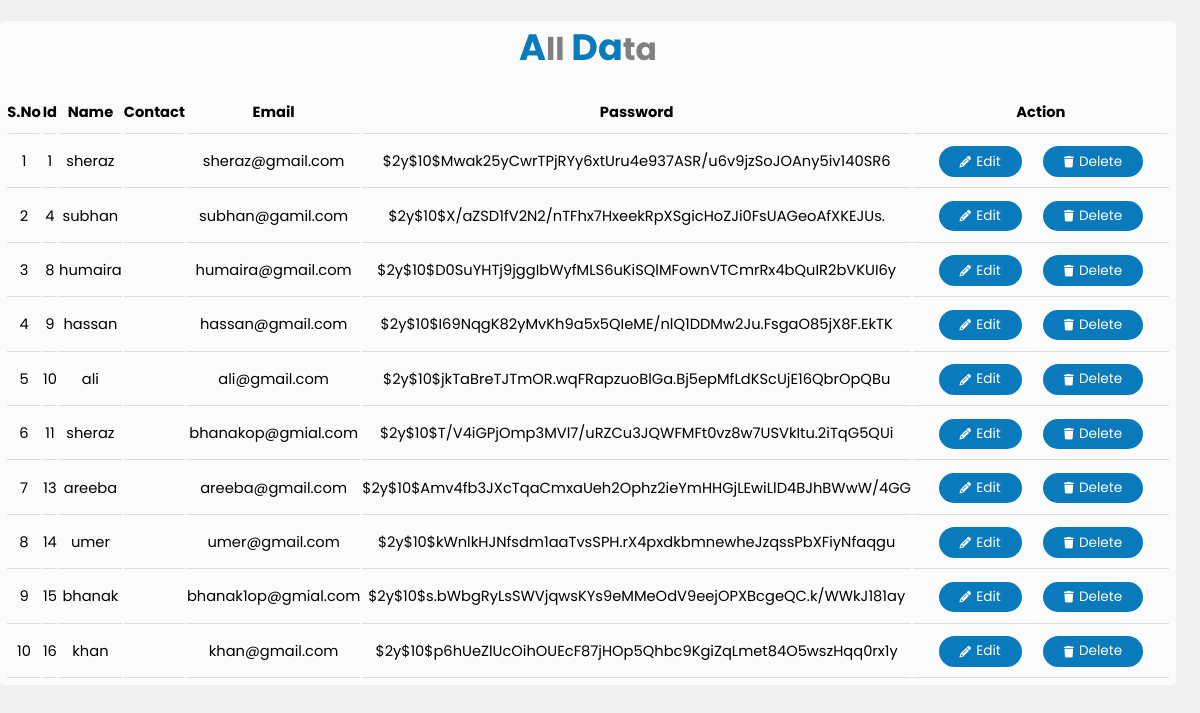
Before: /showData.php with the older database file.
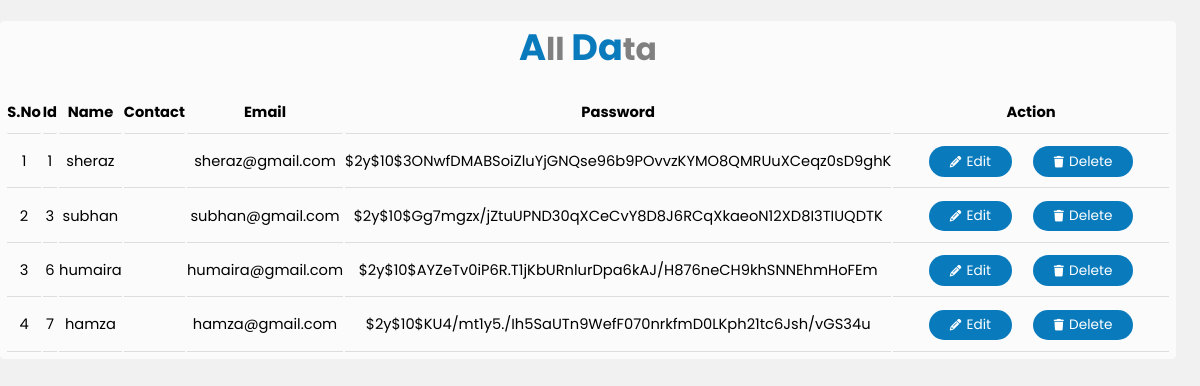
After: the same page with the newer database file.
### tables this page shows
CREATE TABLE `user` (
  `id` int(11) NOT NULL,
  `name` varchar(255) NOT NULL,
  `email` varchar(255) NOT NULL,
  `cnic` varchar(255) NOT NULL,
  `password` varchar(255) NOT NULL,
  `time` datetime NOT NULL DEFAULT current_timestamp()
);

### showData.php (the view, shortened to what this page needs)
<?php
require 'conn.php';
$selectQuery = "SELECT * FROM `user`";
$result = mysqli_query($conn,$selectQuery);
$row = mysqli_num_rows($result);
?>
<!doctype html>
<html lang="en">
  <head>
    <link rel="stylesheet" href="table.css">
    <link rel="stylesheet" href="https://cdnjs.cloudflare.com/ajax/libs/font-awesome/6.4.0/css/all.min.css  ">
  </head>
  <body>
    <div class="container">
        <header>
            <h2><span>A</span>ll <span>Da</span>ta</h2>
        </header>
    <table class="table" >
        <thead >
          <tr >
            <th scope="col">s.no</th>
            <th scope="col">Id</th>
            <th scope="col">Name</th>
            <th scope="col">Contact</th>
            <th scope="col">email</th>
            <th scope="col">password</th>
            <th class="adtionth" scope="col">action</th>
          </tr>
        </thead>
        <tbody>
          <?php
          if($row > 0){
            while($data = mysqli_fetch_assoc($result)){
              $i+=1;
              echo '<tr>
              <td>'.$i.'</td>
              <td>'.$data['id'].'</td>
              <td>'.$data['name'].'</td>
              <td>'.$data['contact'].'</td>
              <td>'.$data['email'].'</td>
              <td>'.$data['password'].'</td>
              <td class="ac_btn">
         <a style=" text-decoration: none !important; color:white;" class="Submit_btn" href="edit.php?id='.$data['id'].'" target="_blank"><i class="fa-solid fa-pencil"></i>edit</a>
              <a style=" text-decoration: none !important; color:white;" class="Submit_btn" name="deleteBtn" href="remove.php?id='.$data['id'].'"><i class="fa-solid fa-trash"></i>delete</a>
               </td>
            </tr>';
            }
          }
          ?>
        </tbody>
      </table>
    </div>
  </body>
</html>

Changed rows visible on the page:
removed user: id "4", name "subhan", email "subhan@gamil.com", password "$2y$10$X/aZSD1fV2N2/nTFhx7HxeekRpXSgicHoZJi0FsUAGeoAfXKEJUs."
removed user: id "8", name "humaira", email "humaira@gmail.com", password "$2y$10$D0SuYHTj9jggIbWyfMLS6uKiSQlMFownVTCmrRx4bQuIR2bVKUI6y"
removed user: id "9", name "hassan", email "hassan@gmail.com", password "$2y$10$I69NqgK82yMvKh9a5x5QIeME/nlQ1DDMw2Ju.FsgaO85jX8F.EkTK"
removed user: id "10", name "ali", email "ali@gmail.com", password "$2y$10$jkTaBreTJTmOR.wqFRapzuoBlGa.Bj5epMfLdKScUjE16QbrOpQBu"
removed user: id "11", name "sheraz", email "bhanakop@gmial.com", password "$2y$10$T/V4iGPjOmp3MVl7/uRZCu3JQWFMFt0vz8w7USVkItu.2iTqG5QUi"
removed user: id "13", name "areeba", email "areeba@gmail.com", password "$2y$10$Amv4fb3JXcTqaCmxaUeh2Ophz2ieYmHHGjLEwiLlD4BJhBWwW/4GG"
removed user: id "14", name "umer", email "umer@gmail.com", password "$2y$10$kWnlkHJNfsdm1aaTvsSPH.rX4pxdkbmnewheJzqssPbXFiyNfaqgu"
removed user: id "15", name "bhanak", email "bhanak1op@gmial.com", password "$2y$10$s.bWbgRyLsSWVjqwsKYs9eMMeOdV9eejOPXBcgeQC.k/WWkJ181ay"
removed user: id "16", name "khan", email "khan@gmail.com", password "$2y$10$p6hUeZlUcOihOUEcF87jHOp5Qhbc9KgiZqLmet84O5wszHqq0rx1y"
changed user "sheraz": password "$2y$10$Mwak25yCwrTPjRYy6xtUru4e937ASR/u6v9jzSoJOAny5iv140SR6" → "$2y$10$3ONwfDMABSoiZluYjGNQse96b9POvvzKYMO8QMRUuXCeqz0sD9ghK"
added user: id "3", name "subhan", email "subhan@gmail.com", password "$2y$10$Gg7mgzx/jZtuUPND30qXCeCvY8D8J6RCqXkaeoN12XD8I3TIUQDTK"
added user: id "6", name "humaira", email "humaira@gmail.com", password "$2y$10$AYZeTv0iP6R.T1jKbURnlurDpa6kAJ/H876neCH9khSNNEhmHoFEm"
added user: id "7", name "hamza", email "hamza@gmail.com", password "$2y$10$KU4/mt1y5./Ih5SaUTn9WefF070nrkfmD0LKph21tc6Jsh/vGS34u"
